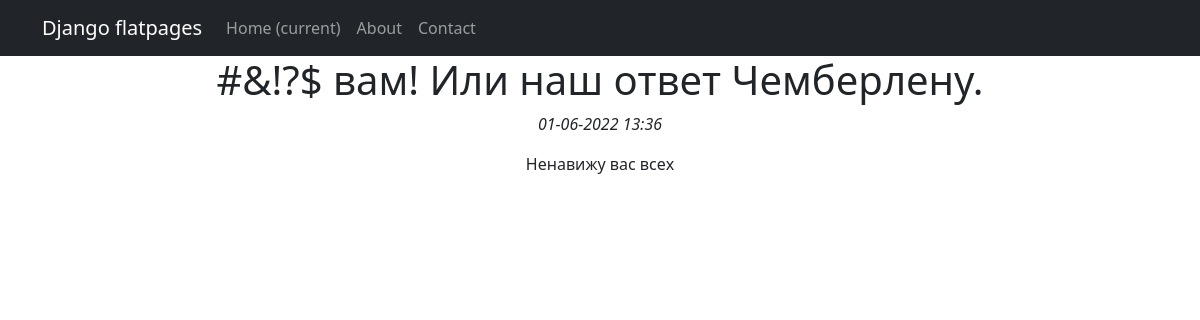
Page /news/4 on the committed database.
### accounts/models.py (models this page shows, shortened)
class Post(models.Model):
    post_type_choices = [
        ('AR', 'Статья'),
        ('NW', 'Новость')
    ]
    author = models.ForeignKey(Author, on_delete=models.CASCADE)
    post_type = models.CharField(max_length=2, choices=post_type_choices, default='AR')
    creation_date = models.DateTimeField(auto_now_add=True)
    post_category = models.ManyToManyField(Category, through='PostCategory')
    title = models.CharField(max_length=128)
    post_text = models.TextField()
    post_rating = models.SmallIntegerField(default=0)

### accounts/views.py (the view)
# urls.py: path('<int:pk>', PostDetail.as_view()),
class PostDetail(DetailView):
    model = Post
    template_name = 'post.html'
    context_object_name = 'post'

### accounts/templatetags/custom_filters.py (called while the page is built)
@register.filter(name='censor')
def censor(value, arg):
    obscene_words = ['сука', 'хуй', 'пизда', 'блядь']
    post_words = value.split(' ')
    for word in post_words:
        if word.strip('.,!?').lower() in obscene_words:
            post_words.insert(post_words.index(word), arg)
            post_words.remove(word)
    return ' '.join(post_words)

### templates/post.html (shortened to what this page needs)
{% extends 'default.html' %}
{% load custom_filters %}
{% block content %}
<h1>{{ post.title|censor:'#&!?$' }}</h1>
<em>{{post.creation_date|date:'d-m-Y G:i'}}</em>
<p>{{post.post_text|censor:'#&!?$'}}</p>
{% endblock content %}

### rows in the picture
Post: title|censor "#&!?$ вам! Или наш ответ Чемберлену.", creation_date "01-06-2022 13:36", post_text|censor "Ненавижу вас всех"
